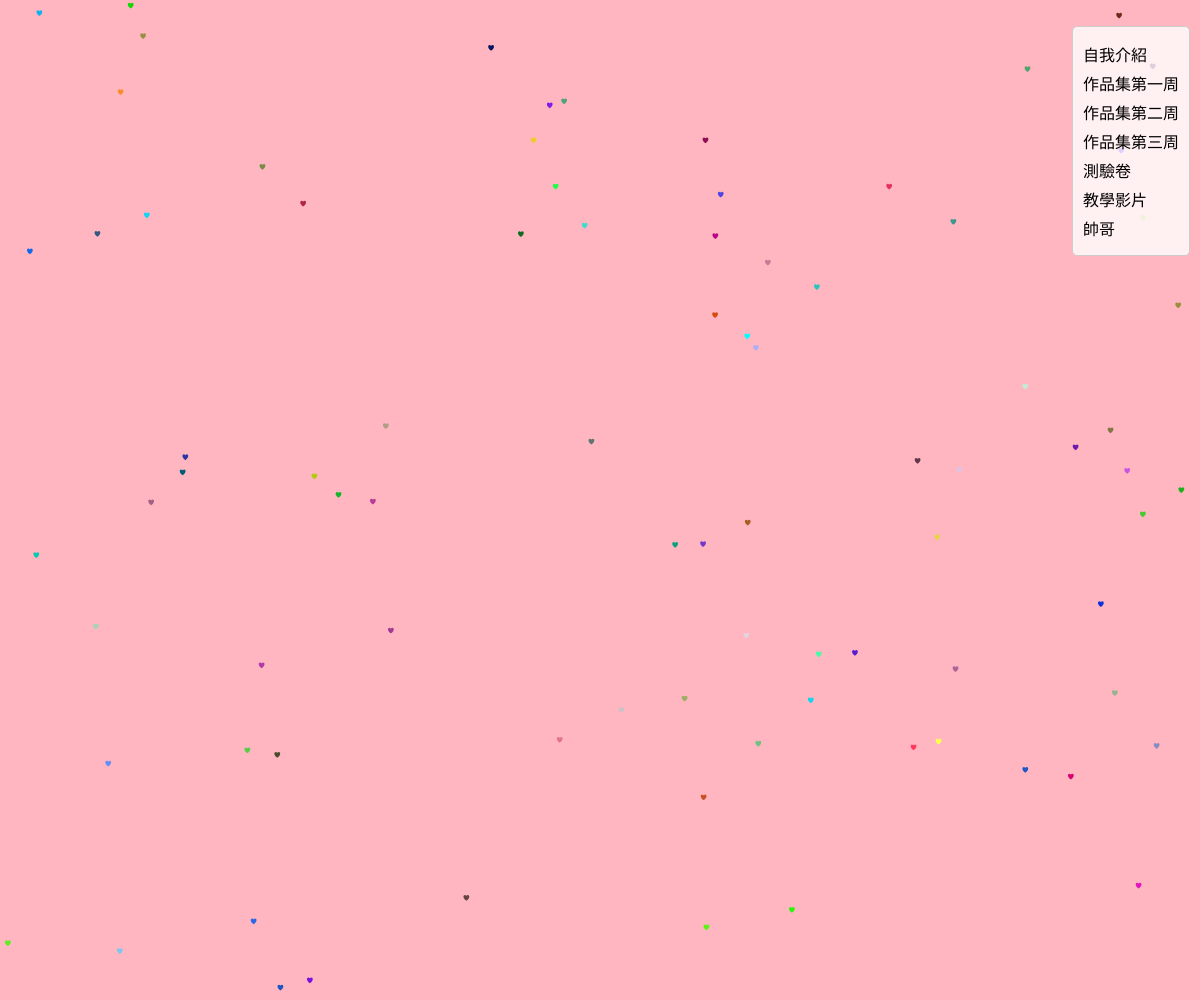
Frame 1 (no input)
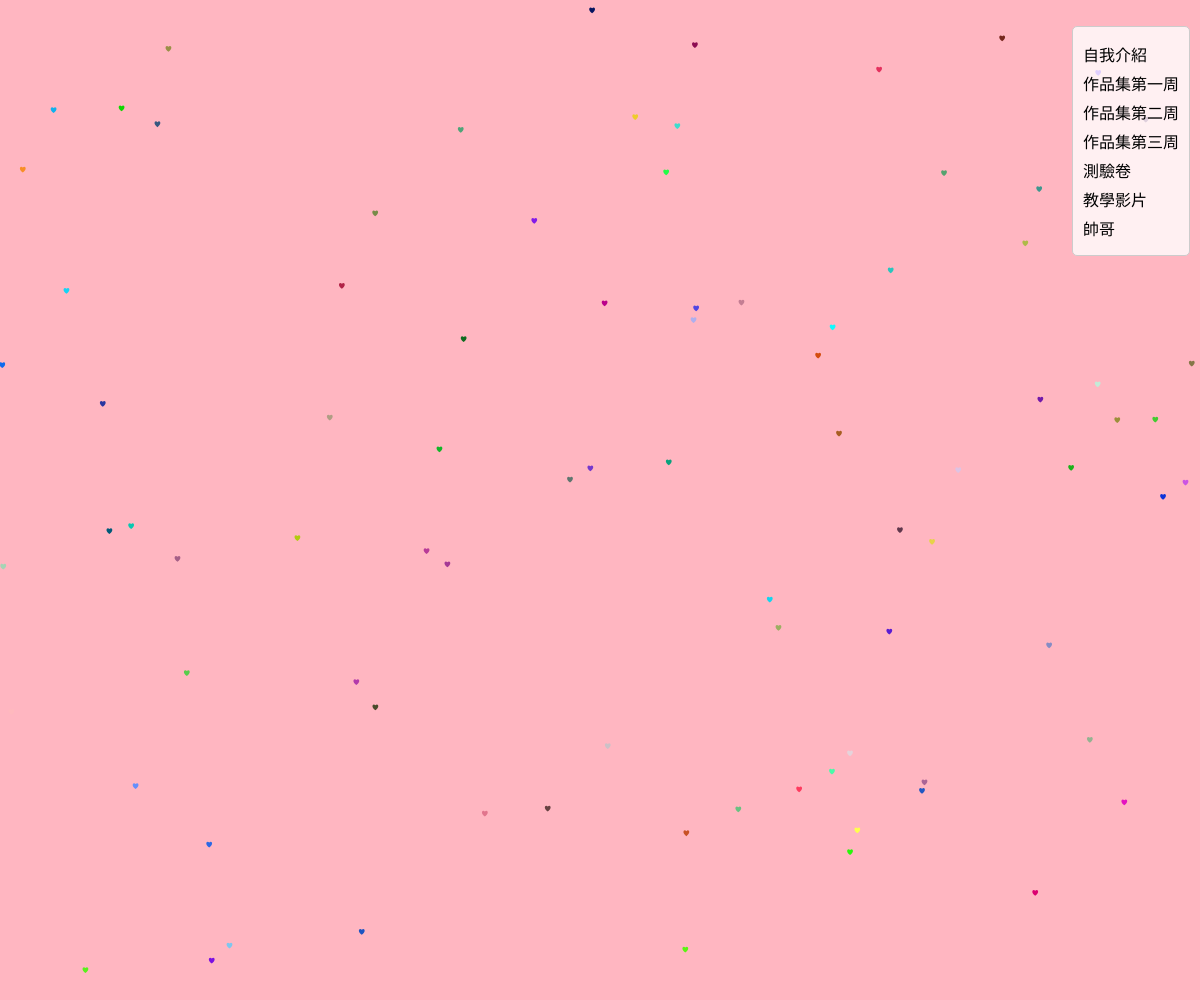
Frame 60 (no input)
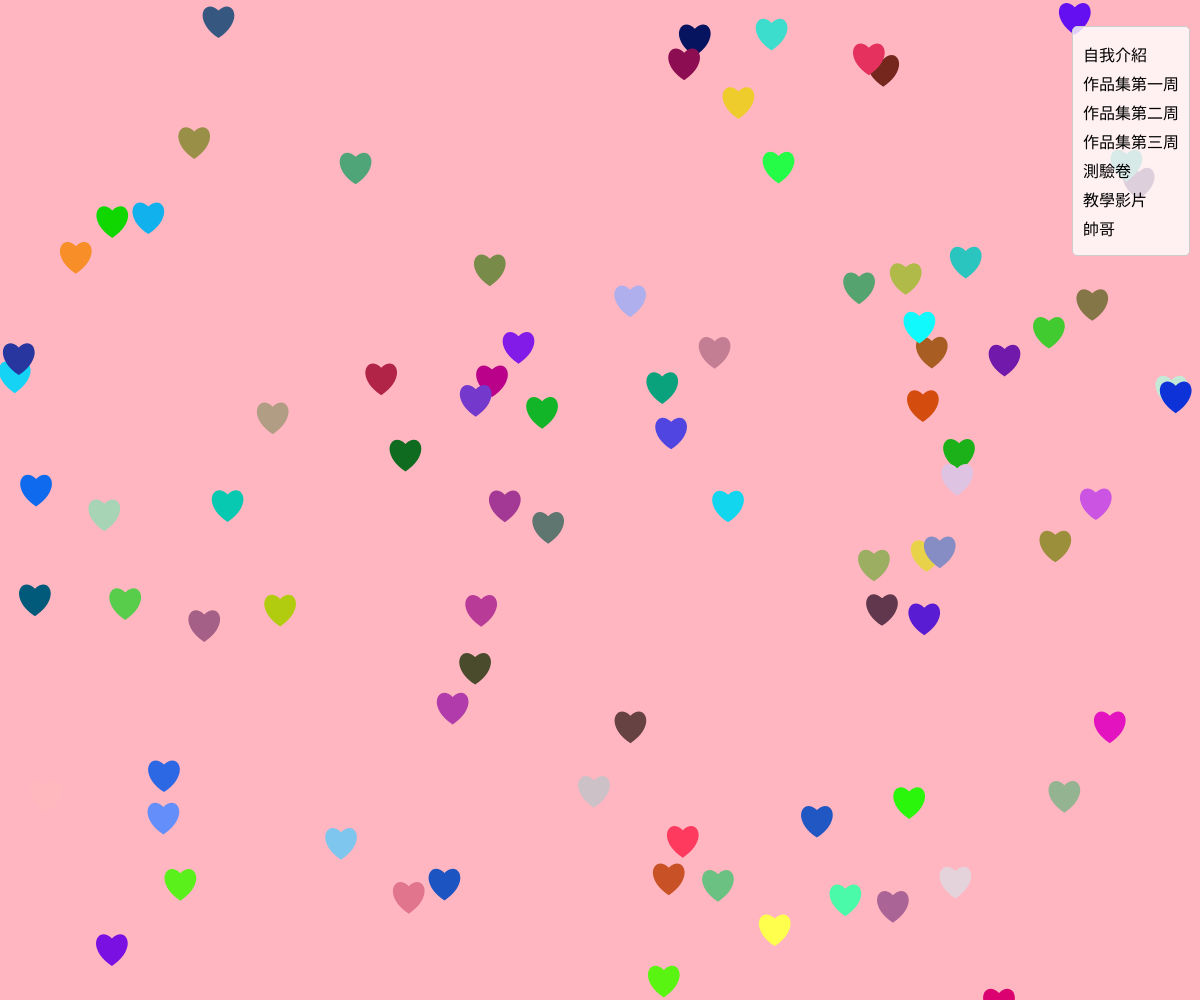
Frame 120 (the mouse pressed at the canvas centre since frame 60)

The p5.js sketch that drew these frames (run headless with seeded random() and noise() and a simulated clock; from frame 60 on, the mouse is pressed at the canvas centre):

// p5.js sketch
// ── sketch.js
let hearts = [];
let iframe; // 用於顯示網頁的 iframe
let questionDiv; // 用於顯示問題的容器
let videoDiv; // 用於顯示影片的容器

function setup() {
  createCanvas(windowWidth, windowHeight);
  background(255, 182, 193); // 粉色背景

  // 建立選單
  createMenu();

  let heartCount = int(random(50, 101)); // 隨機生成 50-100 個愛心
  for (let i = 0; i < heartCount; i++) {
    hearts.push({
      x: random(width),
      y: random(height),
      color: color(random(255), random(255), random(255)), // 隨機顏色
      dx: random(-2, 2), // 水平移動速度
      dy: random(-2, 2), // 垂直移動速度
    });
  }
}

function draw() {
  background(255, 182, 193); // 粉色背景
  let heartSize = map(mouseX, 0, width, 5, 50); // 根據滑鼠水平位置調整大小

  for (let heart of hearts) {
    // 更新愛心位置
    heart.x += heart.dx;
    heart.y += heart.dy;

    // 確保愛心不會超出畫布邊界
    if (heart.x < 0 || heart.x > width) heart.dx *= -1;
    if (heart.y < 0 || heart.y > height) heart.dy *= -1;

    // 繪製愛心
    fill(heart.color);
    noStroke();
    drawHeart(heart.x, heart.y, heartSize);
  }
}

// 繪製愛心的函式
function drawHeart(x, y, size) {
  beginShape();
  vertex(x, y);
  bezierVertex(x - size / 2, y - size / 2, x - size, y + size / 3, x, y + size);
  bezierVertex(x + size, y + size / 3, x + size / 2, y - size / 2, x, y);
  endShape(CLOSE);
}

// 建立選單的函式
function createMenu() {
  let menu = createElement('ul'); // 建立 ul 元素
  menu.style('position', 'absolute');
  menu.style('top', '10px');
  menu.style('right', '10px');
  menu.style('list-style', 'none');
  menu.style('padding', '10px');
  menu.style('background-color', 'rgba(255, 255, 255, 0.8)');
  menu.style('border', '1px solid #ccc');
  menu.style('border-radius', '5px');

  let items = ['自我介紹', '作品集第一周', '作品集第二周', '作品集第三周', '測驗卷', '教學影片', '帥哥'];
  let urls = {
    '自我介紹': 'https://yt1n9.github.io/1/',
    '作品集第一周': 'https://yt1n9.github.io/241226/',
    '作品集第二周': 'https://yt1n9.github.io/04188/',
    '作品集第三周': 'https://yt1n9.github.io/041888/',
    '帥哥': 'https://www.instagram.com/saythename_17/' // 更新為 Instagram 網址
  };

  for (let item of items) {
    let li = createElement('li', item); // 建立 li 元素
    li.style('margin', '5px 0');
    li.style('cursor', 'pointer');
    if (urls[item]) {
      li.mousePressed(() => {
        clearPreviousContent(); // 清除前一個內容
        showIframe(urls[item]); // 顯示對應的 iframe
      });
    } else if (item === '測驗卷') {
      li.mousePressed(() => {
        clearPreviousContent(); // 清除前一個內容
        showRandomQuestion(); // 顯示隨機問題
      });
    } else if (item === '教學影片') {
      li.mousePressed(() => {
        clearPreviousContent(); // 清除前一個內容
        showVideo(); // 顯示教學影片
      });
    } else {
      li.mousePressed(() => alert(item)); // 點擊顯示對應內容
    }
    menu.child(li); // 將 li 加入 ul
  }
}

// 清除前一個內容的函式
function clearPreviousContent() {
  if (iframe) {
    iframe.remove();
    iframe = null;
  }
  if (questionDiv) {
    questionDiv.remove();
    questionDiv = null;
  }
  if (videoDiv) {
    videoDiv.remove();
    videoDiv = null;
  }
}

// 顯示 iframe 的函式
function showIframe(url) {
  iframe = createElement('iframe'); // 建立 iframe 元素
  iframe.attribute('src', url); // 設定 iframe 的來源網址
  iframe.style('position', 'absolute');
  iframe.style('top', '50%');
  iframe.style('left', '50%');
  iframe.style('transform', 'translate(-50%, -50%)'); // 置中
  iframe.style('width', '80%');
  iframe.style('height', '80%');
  iframe.style('border', '2px solid #ccc');
  iframe.style('border-radius', '10px');
  iframe.style('z-index', '1000');
}

// 顯示隨機問題的函式
function showRandomQuestion() {
  const questions = [
    {
      question: '地球上最大的生物是什麼？',
      options: ['藍鯨', '紅杉樹', '大象', '珊瑚礁'],
      answer: '紅杉樹'
    },
    {
      question: '珊瑚礁主要由什麼組成？',
      options: ['岩石', '珊瑚蟲', '沙子', '貝殼'],
      answer: '珊瑚蟲'
    },
    {
      question: '哪種動物被稱為「沙漠之舟」？',
      options: ['駱駝', '袋鼠', '蜥蜴', '蛇'],
      answer: '駱駝'
    },
    {
      question: '哪種鳥類可以倒飛？',
      options: ['蜂鳥', '鴿子', '老鷹', '企鵝'],
      answer: '蜂鳥'
    },
    {
      question: '雨林中最常見的植物是什麼？',
      options: ['蕨類', '蘭花', '苔蘚', '棕櫚樹'],
      answer: '蕨類'
    }
  ];

  const randomIndex = int(random(questions.length));
  const selectedQuestion = questions[randomIndex];

  questionDiv = createDiv();
  questionDiv.style('position', 'absolute');
  questionDiv.style('top', '50%');
  questionDiv.style('left', '50%');
  questionDiv.style('transform', 'translate(-50%, -50%)');
  questionDiv.style('padding', '20px');
  questionDiv.style('background-color', 'rgba(255, 255, 255, 0.9)');
  questionDiv.style('border', '1px solid #ccc');
  questionDiv.style('border-radius', '10px');
  questionDiv.style('text-align', 'center');
  questionDiv.style('z-index', '1000');

  const questionText = createElement('h3', selectedQuestion.question);
  questionDiv.child(questionText);

  selectedQuestion.options.forEach(option => {
    const button = createButton(option);
    button.style('margin', '5px');
    button.mousePressed(() => {
      if (option === selectedQuestion.answer) {
        alert('答對了！');
      } else {
        alert('答錯了，正確答案是：' + selectedQuestion.answer);
      }
      questionDiv.remove();
      questionDiv = null;
    });
    questionDiv.child(button);
  });
}

// 顯示影片的函式
function showVideo() {
  const videoUrl = 'https://cfchen58.synology.me/%E7%A8%8B%E5%BC%8F%E8%A8%AD%E8%A8%882024/A2/week8/20250411_094048.mp4';

  videoDiv = createDiv();
  videoDiv.style('position', 'absolute');
  videoDiv.style('top', '50%');
  videoDiv.style('left', '50%');
  videoDiv.style('transform', 'translate(-50%, -50%)');
  videoDiv.style('padding', '20px');
  videoDiv.style('background-color', 'rgba(0, 0, 0, 0.8)');
  videoDiv.style('border', '1px solid #ccc');
  videoDiv.style('border-radius', '10px');
  videoDiv.style('text-align', 'center');
  videoDiv.style('z-index', '1000');

  const video = createElement('video');
  video.attribute('src', videoUrl);
  video.attribute('controls', 'true');
  video.style('width', '80%');
  video.style('height', 'auto');
  video.style('border-radius', '10px');

  const closeButton = createButton('關閉');
  closeButton.style('margin-top', '10px');
  closeButton.mousePressed(() => {
    videoDiv.remove();
    videoDiv = null;
  });

  videoDiv.child(video);
  videoDiv.child(closeButton);
}
